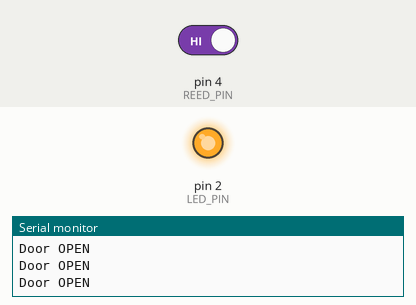
Simulated run of this sketch. Board: Arduino Uno, built with avr-gcc and run on an emulated ATmega328P. On the bench: output pins drawn as LEDs (lit = HIGH), the last lines printed to the serial monitor. The inputs (shaded band) are chosen by the test bench; at power-on: pin 4 (REED_PIN) HIGH.

Above: at 1.2 s.
1.3 s: pin 4 (REED_PIN) driven LOW
At 2.0 s:
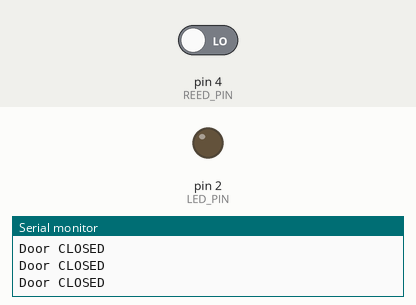
2.9 s: pin 4 (REED_PIN) driven HIGH
At 3.3 s:
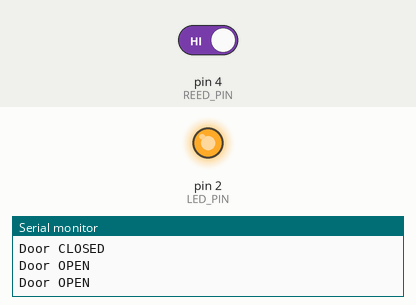
Timing chart, 0 to 5.9 s (numbered marks = the images above; inputs shaded):
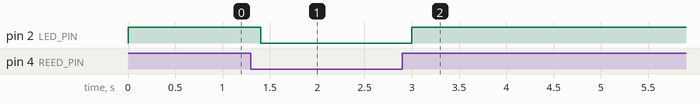

The sketch:

SmartLockArduino.ino
```cpp
#define REED_PIN 4   // GPIO connected to reed switch
#define LED_PIN 2    // GPIO connected to LED (e.g., onboard LED)

void setup() {
  pinMode(REED_PIN, INPUT_PULLUP); // Reed switch between GND and pin
  pinMode(LED_PIN, OUTPUT);
  Serial.begin(115200);
  Serial.println("Reed Switch Door Sensor Started");
}

void loop() {
  int reedState = digitalRead(REED_PIN);

  if (reedState == HIGH) {
    // Door is OPEN
    digitalWrite(LED_PIN, HIGH);
    Serial.println("Door OPEN");
  } else {
    // Door is CLOSED
    digitalWrite(LED_PIN, LOW);
    Serial.println("Door CLOSED");
  }

  delay(200); // Small delay for stability
}
```

Measured:
- after the input at 1.3 s, pin 2 (LED_PIN): HIGH → LOW after 0.10 s
- after the input at 2.9 s, pin 2 (LED_PIN): LOW → HIGH after 0.10 s
